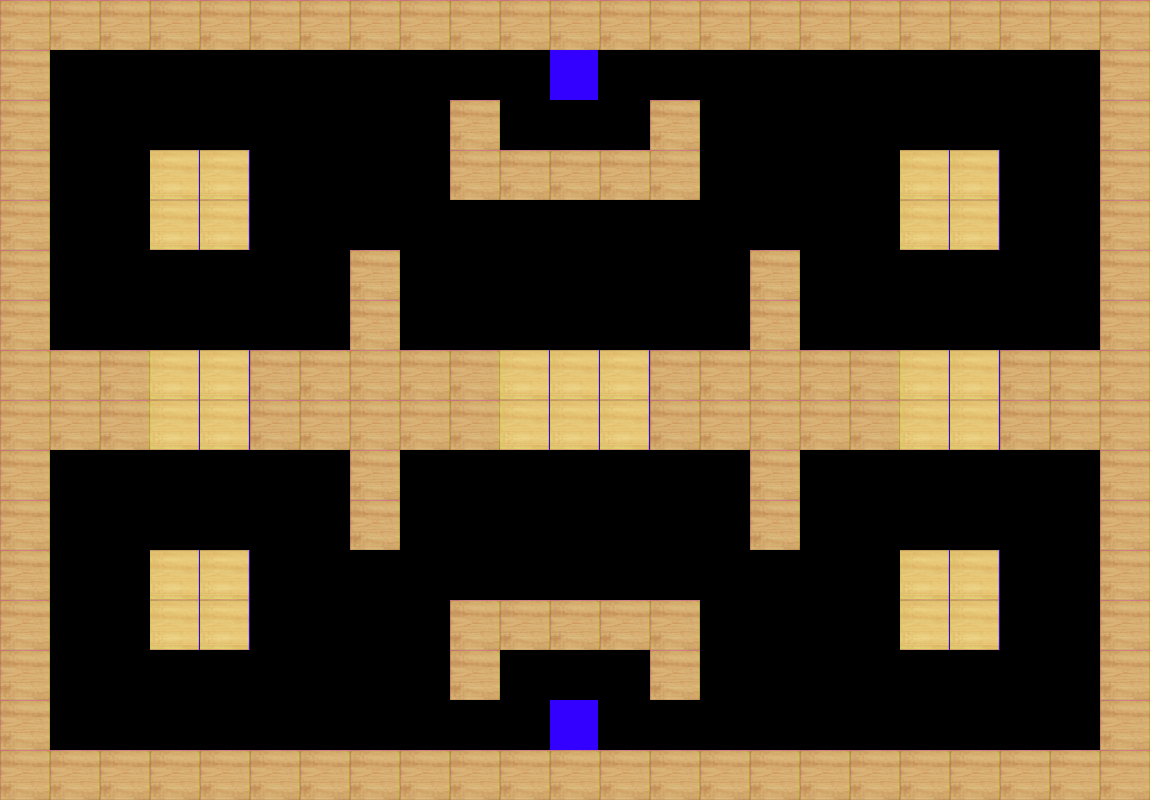

A level layout from a 2D game, rendered from its tile map. Below: a short description, then the map file with its tile-grid data intact:
An orthogonal 23x16 tile map with 50x50 px tiles, 1 tile layer (Calque de Tuiles 1).

<map version="1.10" tiledversion="1.11.0" orientation="orthogonal" renderorder="right-down" width="23" height="16" tilewidth="50" tileheight="50" infinite="0" nextlayerid="2" nextobjectid="1">
 <editorsettings>
  <export format="json" />
 </editorsettings>
 <tileset firstgid="1" source="wii tanks.tsx" />
 <layer id="1" name="Calque de Tuiles 1" width="23" height="16">
  <data encoding="csv">
1,1,1,1,1,1,1,1,1,1,1,1,1,1,1,1,1,1,1,1,1,1,1,
1,10,10,10,10,10,10,10,10,10,10,3,10,10,10,10,10,10,10,10,10,10,1,
1,10,10,10,10,10,10,10,10,1,10,10,10,1,10,10,10,10,10,10,10,10,1,
1,10,10,2,2,10,10,10,10,1,1,1,1,1,10,10,10,10,2,2,10,10,1,
1,10,10,2,2,10,10,10,10,10,10,10,10,10,10,10,10,10,2,2,10,10,1,
1,10,10,10,10,10,10,1,10,10,10,10,10,10,10,1,10,10,10,10,10,10,1,
1,10,10,10,10,10,10,1,10,10,10,10,10,10,10,1,10,10,10,10,10,10,1,
1,1,1,2,2,1,1,1,1,1,2,2,2,1,1,1,1,1,2,2,1,1,1,
1,1,1,2,2,1,1,1,1,1,2,2,2,1,1,1,1,1,2,2,1,1,1,
1,10,10,10,10,10,10,1,10,10,10,10,10,10,10,1,10,10,10,10,10,10,1,
1,10,10,10,10,10,10,1,10,10,10,10,10,10,10,1,10,10,10,10,10,10,1,
1,10,10,2,2,10,10,10,10,10,10,10,10,10,10,10,10,10,2,2,10,10,1,
1,10,10,2,2,10,10,10,10,1,1,1,1,1,10,10,10,10,2,2,10,10,1,
1,10,10,10,10,10,10,10,10,1,10,10,10,1,10,10,10,10,10,10,10,10,1,
1,10,10,10,10,10,10,10,10,10,10,3,10,10,10,10,10,10,10,10,10,10,1,
1,1,1,1,1,1,1,1,1,1,1,1,1,1,1,1,1,1,1,1,1,1,1
</data>
 </layer>
</map>
